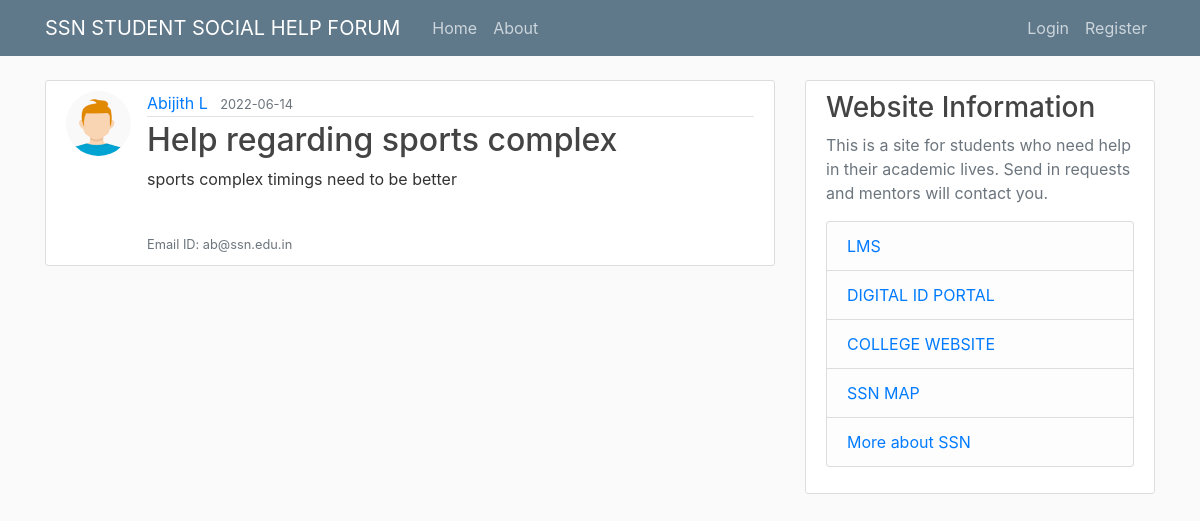
The app's page /post/4 with its own data.
### flaskblog/models.py (models this page shows, shortened)
class User(db.Model, UserMixin):
    id = db.Column(db.Integer, primary_key=True)
    username = db.Column(db.String(20), unique=True, nullable=False)
    email = db.Column(db.String(120), unique=True, nullable=False)
    image_file = db.Column(db.String(20), nullable=False, default='default.jpg')
    password = db.Column(db.String(60), nullable=False)
    posts = db.relationship('Post', backref='author', lazy=True)

class Post(db.Model):
    id = db.Column(db.Integer, primary_key=True)
    title = db.Column(db.String(100), nullable=False)
    date_posted = db.Column(db.DateTime, nullable=False, default=datetime.utcnow)
    content = db.Column(db.Text, nullable=False)
    user_id = db.Column(db.Integer, db.ForeignKey('user.id'), nullable=False)

### flaskblog/routes.py (the view)
@app.route("/post/<int:post_id>")
def post(post_id):
    post = Post.query.get_or_404(post_id)
    return render_template('post.html', title=post.title, post=post)

### flaskblog/templates/post.html (shortened to what this page needs)
{% extends "layout.html" %}
{% block content %}
    <article class="media content-section">
        <img class="rounded-circle article-img" src="{{ url_for('static', filename='profile_pics/' + post.author.image_file) }}">
        <div class="media-body">
            <div class="article-metadata">
                <a class="mr-2" href="#">{{ post.author.username }}</a>
                <small class="text-muted">{{ post.date_posted.strftime('%Y-%m-%d') }}</small>
            </div>
            <h2 class="article-title">{{ post.title }}</h2>
            <p class="article-content">{{ post.content }}</p>
            <small class="text-muted"> <br /> Email ID: {{ post.author.email}}</small>
        </div>
    </article>
{% endblock content %}

### flaskblog/static/main.css (style rules this page uses)
body { background: #fafafa; color: #333333; margin-top: 5rem; }
h1, h2, h3, h4, h5, h6 { color: #444444; }
.content-section { background: #ffffff; padding: 10px 20px; border: 1px solid #dddddd; border-radius: 3px; margin-bottom: 20px; }
.article-title { color: #444444; }
.article-content { white-space: pre-line; }
.article-img { height: 65px; width: 65px; margin-right: 16px; }
.article-metadata { padding-bottom: 1px; margin-bottom: 4px; border-bottom: 1px solid #e3e3e3 }

### records on screen
User: image_file (picture), author.username "Abijith L", author.email "ab@ssn.edu.in"
Post: date_posted "2022-06-14", title "Help regarding sports complex", content "sports complex timings need to be better"
